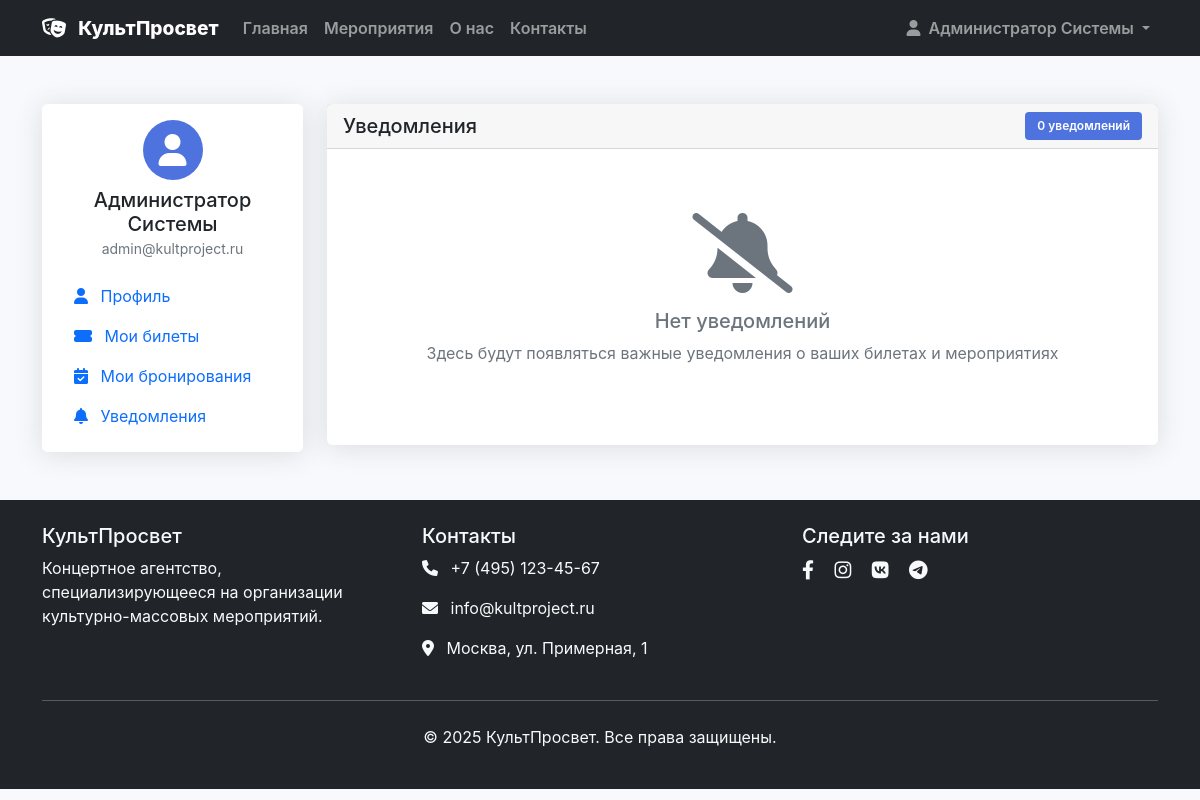
Screenshot of /notifications.php (signed in) with the database file from the repository.
### tables this page shows
CREATE TABLE users (
    id INT AUTO_INCREMENT PRIMARY KEY,
    email VARCHAR(255) UNIQUE NOT NULL,
    password VARCHAR(255) NOT NULL,
    first_name VARCHAR(100) NOT NULL,
    last_name VARCHAR(100) NOT NULL,
    phone VARCHAR(20),
    role ENUM('admin', 'manager', 'client') DEFAULT 'client',
    created_at TIMESTAMP DEFAULT CURRENT_TIMESTAMP,
    updated_at TIMESTAMP DEFAULT CURRENT_TIMESTAMP ON UPDATE CURRENT_TIMESTAMP,
    is_active BOOLEAN DEFAULT TRUE
);

### includes/database.php (called while the page is built, shortened)
<?php
class Database {
    private static $instance = null;
    private $pdo;
    private function __construct() {
        try {
            $this->pdo = new PDO(
                "mysql:host=" . DB_HOST . ";dbname=" . DB_NAME . ";charset=" . DB_CHARSET,
                DB_USER,
                DB_PASS,
                [
                    PDO::ATTR_ERRMODE => PDO::ERRMODE_EXCEPTION,
                    PDO::ATTR_DEFAULT_FETCH_MODE => PDO::FETCH_ASSOC,
                    PDO::ATTR_EMULATE_PREPARES => false
                ]
            );
        } catch (PDOException $e) {
            die("Ошибка подключения к базе данных: " . $e->getMessage());
        }
    }
    public static function getInstance() {
        if (self::$instance === null) {
            self::$instance = new self();
        }
        return self::$instance;
    }
    public function query($sql, $params = []) {
        $stmt = $this->pdo->prepare($sql);
        $stmt->execute($params);
        return $stmt;
    }
    public function fetch($sql, $params = []) {
        $stmt = $this->query($sql, $params);
        return $stmt->fetch();
    }
    public function fetchAll($sql, $params = []) {
        $stmt = $this->query($sql, $params);
        return $stmt->fetchAll();
    }
}
?>

### includes/functions.php (called while the page is built, shortened)
<?php
require_once 'includes/database.php';
class Auth {
    private $db;
    public function __construct() {
        $this->db = Database::getInstance();
    }
    public function isLoggedIn() {
        return isset($_SESSION['user_id']);
    }
    public function getCurrentUser() {
        return $this->db->fetch(
            "SELECT * FROM users WHERE id = ?",
            [$_SESSION['user_id']]
        );
    }
}
?>

### notifications.php (the view, shortened to what this page needs)
<?php
require_once 'includes/functions.php';
$auth = new Auth();
$auth->requireLogin();
$db = Database::getInstance();
$user = $auth->getCurrentUser();
$notifications = $db->fetchAll(
    "SELECT * FROM notifications WHERE user_id = ? ORDER BY created_at DESC LIMIT 50",
    [$user['id']]
);
?>
<div class="container my-5">
    <div class="row">
        <div class="col-lg-3">
            <div class="card">
                <div class="card-body">
                    <div class="text-center mb-3">
                        <div class="avatar bg-primary text-white rounded-circle d-inline-flex align-items-center justify-content-center" style="width: 60px; height: 60px;">
                            <i class="fas fa-user fa-2x"></i>
                        </div>
                        <h5 class="mt-2 mb-0"><?php echo htmlspecialchars($user['first_name'] . ' ' . $user['last_name']); ?></h5>
                        <small class="text-muted"><?php echo htmlspecialchars($user['email']); ?></small>
                    </div>
                    <nav class="nav flex-column">
                        <a class="nav-link" href="/profile.php">
                            <i class="fas fa-user me-2"></i>
                            Профиль
                        </a>
                        <a class="nav-link" href="/my-tickets.php">
                            <i class="fas fa-ticket-alt me-2"></i>
                            Мои билеты
                        </a>
                        <a class="nav-link" href="/my-bookings.php">
                            <i class="fas fa-calendar-check me-2"></i>
                            Мои бронирования
                        </a>
                        <a class="nav-link active" href="/notifications.php">
                            <i class="fas fa-bell me-2"></i>
                            Уведомления
                        </a>
                    </nav>
                </div>
            </div>
        </div>
        <div class="col-lg-9">
            <div class="card">
                <div class="card-header d-flex justify-content-between align-items-center">
                    <h5 class="mb-0">Уведомления</h5>
                    <span class="badge bg-primary"><?php echo count($notifications); ?> уведомлений</span>
                </div>
                <div class="card-body">
                    <?php if (empty($notifications)): ?>
                        <div class="text-center py-5">
                            <i class="fas fa-bell-slash text-muted display-1 mb-3"></i>
                            <h5 class="text-muted">Нет уведомлений</h5>
                            <p class="text-muted">Здесь будут появляться важные уведомления о ваших билетах и мероприятиях</p>
                        </div>
                    <?php endif; ?>
                </div>
            </div>
        </div>
    </div>
</div>
<?php
include 'header.php';
?>

### assets/css/style.css (style rules this page uses)
:root { --primary-color: #4e73df; --secondary-color: #858796; --success-color: #1cc88a; --info-color: #36b9cc; --warning-color: #f6c23e; --danger-color: #e74a3b; --light-color: #f8f9fc; --dark-color: #5a5c69; }
body { font-family: 'Nunito', -apple-system, BlinkMacSystemFont, 'Segoe UI', 'Roboto', 'Helvetica Neue', Arial, sans-serif; background-color: #f8f9fc; }
.card { border: none; border-radius: 0.35rem; box-shadow: 0 0.15rem 1.75rem 0 rgba(58, 59, 69, 0.15); transition: all 0.3s ease-in-out; }
.avatar { background-color: var(--primary-color); color: white; border-radius: 50%; display: inline-flex; align-items: center; justify-content: center; font-weight: 600; }
.badge { font-weight: 600; padding: 0.5rem 0.75rem; border-radius: 0.25rem; }
.bg-primary { background-color: var(--primary-color) !important; }

### rows the page displays
users: first_name+last_name "Администратор Системы", email "admin@kultproject.ru"

### other values shown
SITE_NAME "КультПросвет"
$_SESSION['user_name'] "Администратор Системы"
count($notifications) "0"
